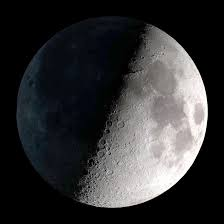
#> input picture image_process/moon.jpeg, 224 x 224 px
$ python imageprocess.py
#> lines starting #> are read from the running program, lines starting #| are printed output that depends on the picture
import numpy as np
import cv2
import matplotlib.pyplot as plt

# ==========================================
# 1. Image Preparation (Homework 1.1)
# ==========================================
# Load the original image in grayscale
img = cv2.imread("moon.jpeg", cv2.IMREAD_GRAYSCALE)
#> img: shape (224, 224); min 0, max 255, mean 51

# (a) Dark: Scale down intensity
dark_img = (img * 0.3).astype(np.uint8)

# (b) Bright: Increase intensity and clip at 255
bright_img = np.clip(img.astype(np.float32) + 100, 0, 255).astype(np.uint8)
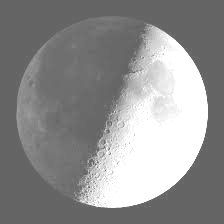
#> bright_img: shape (224, 224); min 100, max 255, mean 143.3

# (c) Low Contrast: Compress range to 100-150
low_contrast = (img * (50 / 255) + 100).astype(np.uint8)
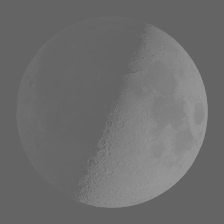
#> low_contrast: shape (224, 224); min 100, max 150, mean 109.7

# (d) High Contrast: Stretch range 50-200 to 0-255
high_contrast = np.clip((img.astype(np.float32) - 50) * (255 / 150), 0, 255).astype(
    np.uint8
)
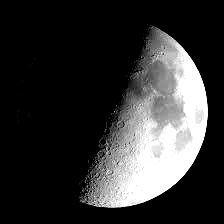
#> high_contrast: shape (224, 224); min 0, max 255, mean 51.1

test_images = [dark_img, bright_img, low_contrast, high_contrast]
titles = ["Dark", "Bright", "Low Contrast", "High Contrast"]

# ==========================================
# 2. Custom Processing Functions (Homework 1.1b)
# ==========================================


def my_histogram_equalization(input_img):
    """Manually implement Histogram Equalization."""
    # Step 1: Calculate Histogram
    hist, _ = np.histogram(input_img.flatten(), 256, [0, 256])

    # Step 2: Calculate CDF (Cumulative Distribution Function)
    cdf = hist.cumsum()

    # Step 3: Normalize CDF to [0, 255]
    cdf_m = np.ma.masked_equal(cdf, 0)  # Mask zeros to handle empty bins
    cdf_m = (cdf_m - cdf_m.min()) * 255 / (cdf_m.max() - cdf_m.min())
    cdf_final = np.ma.filled(cdf_m, 0).astype("uint8")

    # Step 4: Map original pixels using CDF as lookup table
    output_img = cdf_final[input_img]
    return output_img, cdf_final


def power_law_transformation(input_img, gamma=0.5):
    """Implement Power Law (Gamma Correction)."""
    # Normalize to [0, 1], apply gamma, then scale back to [255]
    res = np.array(255 * (input_img / 255) ** gamma, dtype="uint8")
    return res


# ==========================================
# 3. Processing Results
# ==========================================
he_results = []
transfer_curves = []

for t_img in test_images:
    res, curve = my_histogram_equalization(t_img)
    he_results.append(res)
    transfer_curves.append(curve)
#> this loop made 4 passes
#> pass 3, in my_histogram_equalization (call 3), `output_img = cdf_final[input_img]`:
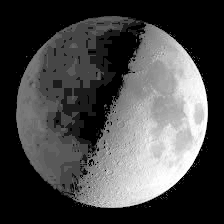
#> output_img: shape (224, 224); min 0, max 255, mean 71.6
#> after the loop, he_results = 4 items; transfer_curves = 4 items

# Example of Power Law for Dark Image Comparison (Homework 1.1b discussion)
power_law_dark = power_law_transformation(dark_img, gamma=0.4)
#> in power_law_transformation, `res = np.array(255 * (input_img / 255) ** gamma, dtype="uint8")`:
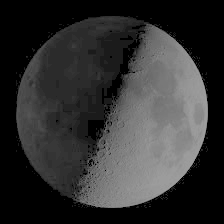
#> res: shape (224, 224); min 0, max 157, mean 49.8

# ==========================================
# 4. Visualization for Report (Homework 1.1a & 1.1b)
# ==========================================
fig, axes = plt.subplots(5, 4, figsize=(20, 20))

for i in range(4):
    # Row 1: Original Test Images
    # axes[0, i].imshow(test_images[i], cmap="gray", vmin=0, vmax=255)
    # axes[0, i].set_title(f"Original: {titles[i]}")
    # axes[0, i].axis("off")

    # Row 2: Original Histograms
    # axes[0, i].hist(test_images[i].ravel(), 256, [0, 256], color="black")
    # axes[0, i].set_title(f"Original Hist: {titles[i]}")

    # Row 3: HE Result Images
    # axes[0, i].imshow(he_results[i], cmap="gray", vmin=0, vmax=255)
    # axes[0, i].set_title(f"HE Result: {titles[i]}")
    # axes[0, i].axis("off")
    #
    # # Row 4: HE Result Histograms
    # axes[1, i].hist(he_results[i].ravel(), 256, [0, 256], color="blue")
    # axes[1, i].set_title(f"HE Hist: {titles[i]}")

    # Row 5: Transfer Curves (CDF)
    axes[0, i].plot(transfer_curves[i], color="red", linewidth=2)
    axes[0, i].set_title(f"Transfer Curve (CDF): {titles[i]}")
    axes[0, i].set_xlim([0, 255])
    axes[0, i].set_ylim([0, 255])
    axes[0, i].grid(True)

plt.tight_layout()
plt.show()
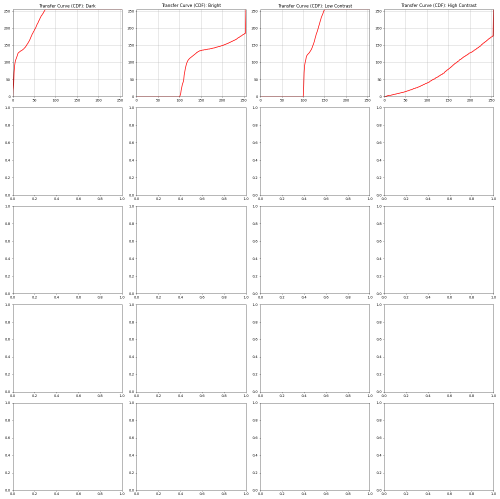
#> figure drawn by matplotlib, 4 panels; panel 1: curve peaks at x = 76, y = 255; panel 2: curve peaks at x = 255, y = 255; panel 3: curve peaks at x = 150, y = 255; panel 4: curve peaks at x = 255, y = 255

# Save one comparison for discussion
cv2.imwrite("Comparison_HE_vs_PowerLaw.png", np.hstack((he_results[0], power_law_dark)))
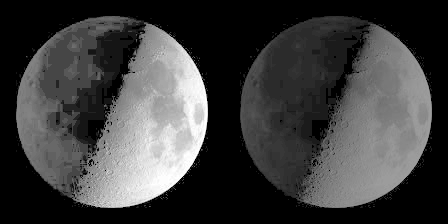
#> saved as Comparison_HE_vs_PowerLaw.png: shape (224, 448); min 0, max 255, mean 62.5
